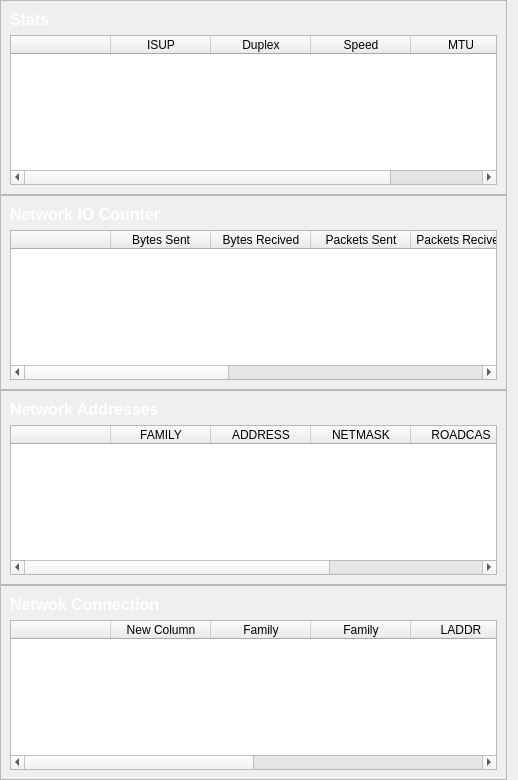
                <widget class="QWidget" name="scrollAreaWidgetContents">
                 <property name="geometry">
                  <rect>
                   <x>0</x>
                   <y>-422</y>
                   <width>518</width>
                   <height>772</height>
                  </rect>
                 </property>
                 <layout class="QVBoxLayout" name="verticalLayout_14">
                  <property name="spacing">
                   <number>0</number>
                  </property>
                  <property name="leftMargin">
                   <number>0</number>
                  </property>
                  <property name="topMargin">
                   <number>0</number>
                  </property>
                  <property name="bottomMargin">
                   <number>0</number>
                  </property>
                  <item>
                   <widget class="QFrame" name="frame_7">
                    <property name="frameShape">
                     <enum>QFrame::StyledPanel</enum>
                    </property>
                    <property name="frameShadow">
                     <enum>QFrame::Raised</enum>
                    </property>
                    <layout class="QVBoxLayout" name="verticalLayout_13">
                     <item>
                      <widget class="QLabel" name="label_54">
                       <property name="font">
                        <font>
                         <family>MS Shell Dlg 2</family>
                         <pointsize>12</pointsize>
                         <weight>75</weight>
                         <italic>false</italic>
                         <bold>true</bold>
                        </font>
                       </property>
                       <property name="styleSheet">
                        <string notr="true">color: rgb(255, 255, 255);</string>
                       </property>
                       <property name="text">
                        <string>Stats</string>
                       </property>
                      </widget>
                     </item>
                     <item>
                      <widget class="QTableWidget" name="net_stats_table">
                       <property name="minimumSize">
                        <size>
                         <width>0</width>
                         <height>150</height>
                        </size>
                       </property>
                       <column>
                        <property name="text">
                         <string/>
                        </property>
                       </column>
                       <column>
                        <property name="text">
                         <string>ISUP</string>
                        </property>
                       </column>
                       <column>
                        <property name="text">
                         <string>Duplex</string>
                        </property>
                       </column>
                       <column>
                        <property name="text">
                         <string>Speed</string>
                        </property>
                       </column>
                       <column>
                        <property name="text">
                         <string>MTU</string>
                        </property>
                       </column>
                      </widget>
                     </item>
                    </layout>
                   </widget>
                  </item>
                  <item>
                   <widget class="QFrame" name="frame_8">
                    <property name="frameShape">
                     <enum>QFrame::StyledPanel</enum>
                    </property>
                    <property name="frameShadow">
                     <enum>QFrame::Raised</enum>
                    </property>
                    <layout class="QVBoxLayout" name="verticalLayout_12">
                     <item>
                      <widget class="QLabel" name="label_55">
                       <property name="font">
                        <font>
                         <pointsize>12</pointsize>
                         <weight>75</weight>
                         <bold>true</bold>
                        </font>
                       </property>
                       <property name="styleSheet">
                        <string notr="true">color: rgb(255, 255, 255);</string>
                       </property>
                       <property name="text">
                        <string>Network IO Counter</string>
                       </property>
                      </widget>
                     </item>
                     <item>
                      <widget class="QTableWidget" name="net_io_table">
                       <property name="minimumSize">
                        <size>
                         <width>0</width>
                         <height>150</height>
                        </size>
                       </property>
                       <column>
                        <property name="text">
                         <string/>
                        </property>
                       </column>
                       <column>
                        <property name="text">
                         <string>Bytes Sent</string>
                        </property>
                       </column>
                       <column>
                        <property name="text">
                         <string>Bytes Recived</string>
                        </property>
                       </column>
                       <column>
                        <property name="text">
                         <string>Packets Sent</string>
                        </property>
                       </column>
                       <column>
                        <property name="text">
                         <string>Packets Recived</string>
                        </property>
                       </column>
                       <column>
                        <property name="text">
                         <string>ERR In</string>
                        </property>
                       </column>
                       <column>
                        <property name="text">
                         <string>ERR Out</string>
                        </property>
                       </column>
                       <column>
                        <property name="text">
                         <string>Drop In</string>
                        </property>
                       </column>
                       <column>
                        <property name="text">
                         <string>Drop Out</string>
                        </property>
                       </column>
                      </widget>
                     </item>
                    </layout>
                   </widget>
                  </item>
                  <item>
                   <widget class="QFrame" name="frame_9">
                    <property name="frameShape">
                     <enum>QFrame::StyledPanel</enum>
                    </property>
                    <property name="frameShadow">
                     <enum>QFrame::Raised</enum>
                    </property>
                    <layout class="QVBoxLayout" name="verticalLayout_15">
                     <item>
                      <widget class="QLabel" name="label_56">
                       <property name="font">
                        <font>
                         <pointsize>12</pointsize>
                         <weight>75</weight>
                         <bold>true</bold>
                        </font>
                       </property>
                       <property name="styleSheet">
                        <string notr="true">color: rgb(255, 255, 255);</string>
                       </property>
                       <property name="text">
                        <string>Network Addresses</string>
                       </property>
                      </widget>
                     </item>
                     <item>
                      <widget class="QTableWidget" name="net_addresses_table">
                       <property name="minimumSize">
                        <size>
                         <width>0</width>
                         <height>150</height>
                        </size>
                       </property>
                       <column>
                        <property name="text">
                         <string/>
                        </property>
                       </column>
                       <column>
                        <property name="text">
                         <string>FAMILY</string>
                        </property>
                       </column>
                       <column>
                        <property name="text">
                         <string>ADDRESS</string>
                        </property>
                       </column>
                       <column>
                        <property name="text">
                         <string>NETMASK</string>
                        </property>
                       </column>
                       <column>
                        <property name="text">
                         <string>ROADCAS</string>
                        </property>
                       </column>
                       <column>
                        <property name="text">
                         <string>PTP</string>
                        </property>
                       </column>
                      </widget>
                     </item>
                    </layout>
                   </widget>
                  </item>
                  <item>
                   <widget class="QFrame" name="frame_11">
                    <property name="frameShape">
                     <enum>QFrame::StyledPanel</enum>
                    </property>
                    <property name="frameShadow">
                     <enum>QFrame::Raised</enum>
                    </property>
                    <layout class="QVBoxLayout" name="verticalLayout_16">
                     <item>
                      <widget class="QLabel" name="label_57">
                       <property name="font">
                        <font>
                         <pointsize>12</pointsize>
                         <weight>75</weight>
                         <bold>true</bold>
                        </font>
                       </property>
                       <property name="styleSheet">
                        <string notr="true">color: rgb(255, 255, 255);</string>
                       </property>
                       <property name="text">
                        <string>Netwok Connection</string>
                       </property>
                      </widget>
                     </item>
                     <item>
                      <widget class="QTableWidget" name="net_connections_table">
                       <property name="minimumSize">
                        <size>
                         <width>0</width>
                         <height>150</height>
                        </size>
                       </property>
                       <property name="styleSheet">
                        <string notr="true"/>
                       </property>
                       <column>
                        <property name="text">
                         <string/>
                        </property>
                       </column>
                       <column>
                        <property name="text">
                         <string>New Column</string>
                        </property>
                       </column>
                       <column>
                        <property name="text">
                         <string>Family</string>
                        </property>
                       </column>
                       <column>
                        <property name="text">
                         <string>Family</string>
                        </property>
                       </column>
                       <column>
                        <property name="text">
                         <string>LADDR</string>
                        </property>
                       </column>
                       <column>
                        <property name="text">
                         <string>RADDR</string>
                        </property>
                       </column>
                       <column>
                        <property name="text">
                         <string>Status</string>
                        </property>
                       </column>
                       <column>
                        <property name="text">
                         <string>PID</string>
                        </property>
                       </column>
                      </widget>
                     </item>
                    </layout>
                   </widget>
                  </item>
                 </layout>
                </widget>
